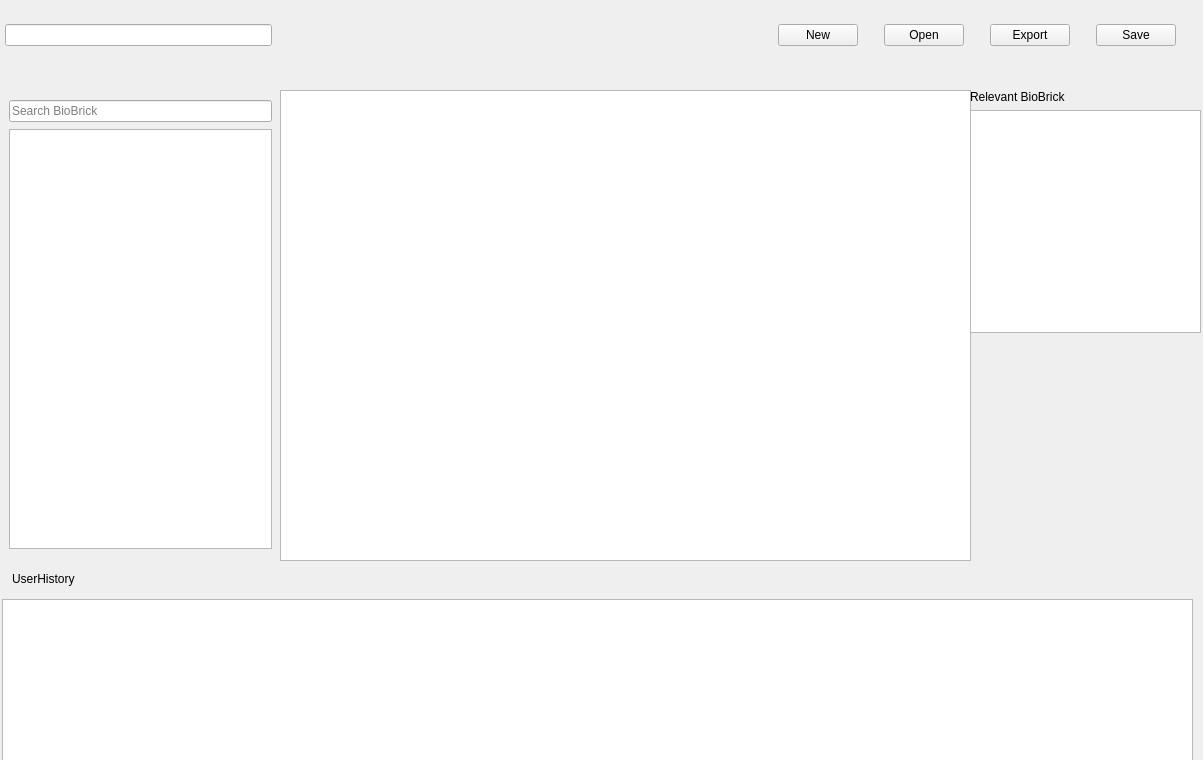
<?xml version="1.0" encoding="UTF-8"?>
<ui version="4.0">
 <class>Form</class>
 <widget class="QWidget" name="Form">
  <property name="geometry">
   <rect>
    <x>0</x>
    <y>0</y>
    <width>1203</width>
    <height>760</height>
   </rect>
  </property>
  <property name="sizePolicy">
   <sizepolicy hsizetype="Preferred" vsizetype="Expanding">
    <horstretch>0</horstretch>
    <verstretch>0</verstretch>
   </sizepolicy>
  </property>
  <property name="windowTitle">
   <string>Form</string>
  </property>
  <widget class="DesignPanel" name="desginPanel">
   <property name="geometry">
    <rect>
     <x>280</x>
     <y>90</y>
     <width>691</width>
     <height>471</height>
    </rect>
   </property>
   <property name="sizePolicy">
    <sizepolicy hsizetype="Expanding" vsizetype="Expanding">
     <horstretch>50</horstretch>
     <verstretch>50</verstretch>
    </sizepolicy>
   </property>
   <property name="acceptDrops">
    <bool>true</bool>
   </property>
  </widget>
  <widget class="QFrame" name="topFrame">
   <property name="geometry">
    <rect>
     <x>-10</x>
     <y>-20</y>
     <width>1221</width>
     <height>111</height>
    </rect>
   </property>
   <property name="sizePolicy">
    <sizepolicy hsizetype="Expanding" vsizetype="Expanding">
     <horstretch>50</horstretch>
     <verstretch>50</verstretch>
    </sizepolicy>
   </property>
   <property name="minimumSize">
    <size>
     <width>0</width>
     <height>91</height>
    </size>
   </property>
   <property name="top" stdset="0">
    <bool>true</bool>
   </property>
   <layout class="QHBoxLayout" name="horizontalLayout">
    <property name="sizeConstraint">
     <enum>QLayout::SetDefaultConstraint</enum>
    </property>
    <property name="leftMargin">
     <number>5</number>
    </property>
    <property name="topMargin">
     <number>0</number>
    </property>
    <property name="rightMargin">
     <number>5</number>
    </property>
    <property name="bottomMargin">
     <number>0</number>
    </property>
    <item>
     <spacer name="horizontalSpacer_6">
      <property name="orientation">
       <enum>Qt::Horizontal</enum>
      </property>
      <property name="sizeType">
       <enum>QSizePolicy::Fixed</enum>
      </property>
      <property name="sizeHint" stdset="0">
       <size>
        <width>10</width>
        <height>20</height>
       </size>
      </property>
     </spacer>
    </item>
    <item>
     <widget class="QLineEdit" name="functionInput"/>
    </item>
    <item>
     <spacer name="horizontalSpacer">
      <property name="orientation">
       <enum>Qt::Horizontal</enum>
      </property>
      <property name="sizeType">
       <enum>QSizePolicy::MinimumExpanding</enum>
      </property>
      <property name="sizeHint" stdset="0">
       <size>
        <width>500</width>
        <height>20</height>
       </size>
      </property>
     </spacer>
    </item>
    <item>
     <widget class="QPushButton" name="newButton">
      <property name="sizePolicy">
       <sizepolicy hsizetype="Preferred" vsizetype="Fixed">
        <horstretch>0</horstretch>
        <verstretch>0</verstretch>
       </sizepolicy>
      </property>
      <property name="text">
       <string>New</string>
      </property>
      <property name="projectButton" stdset="0">
       <bool>true</bool>
      </property>
     </widget>
    </item>
    <item>
     <spacer name="horizontalSpacer_10">
      <property name="orientation">
       <enum>Qt::Horizontal</enum>
      </property>
      <property name="sizeType">
       <enum>QSizePolicy::Fixed</enum>
      </property>
      <property name="sizeHint" stdset="0">
       <size>
        <width>20</width>
        <height>20</height>
       </size>
      </property>
     </spacer>
    </item>
    <item>
     <widget class="QPushButton" name="openButton">
      <property name="sizePolicy">
       <sizepolicy hsizetype="Preferred" vsizetype="Fixed">
        <horstretch>0</horstretch>
        <verstretch>0</verstretch>
       </sizepolicy>
      </property>
      <property name="text">
       <string>Open</string>
      </property>
      <property name="projectButton" stdset="0">
       <bool>true</bool>
      </property>
     </widget>
    </item>
    <item>
     <spacer name="horizontalSpacer_4">
      <property name="orientation">
       <enum>Qt::Horizontal</enum>
      </property>
      <property name="sizeType">
       <enum>QSizePolicy::Fixed</enum>
      </property>
      <property name="sizeHint" stdset="0">
       <size>
        <width>20</width>
        <height>20</height>
       </size>
      </property>
     </spacer>
    </item>
    <item>
     <widget class="QPushButton" name="exportButton">
      <property name="sizePolicy">
       <sizepolicy hsizetype="Preferred" vsizetype="Fixed">
        <horstretch>0</horstretch>
        <verstretch>0</verstretch>
       </sizepolicy>
      </property>
      <property name="text">
       <string>Export</string>
      </property>
      <property name="exportButton" stdset="0">
       <bool>true</bool>
      </property>
     </widget>
    </item>
    <item>
     <spacer name="horizontalSpacer_5">
      <property name="orientation">
       <enum>Qt::Horizontal</enum>
      </property>
      <property name="sizeType">
       <enum>QSizePolicy::Fixed</enum>
      </property>
      <property name="sizeHint" stdset="0">
       <size>
        <width>20</width>
        <height>20</height>
       </size>
      </property>
     </spacer>
    </item>
    <item>
     <widget class="QPushButton" name="saveButton">
      <property name="sizePolicy">
       <sizepolicy hsizetype="Preferred" vsizetype="Fixed">
        <horstretch>0</horstretch>
        <verstretch>0</verstretch>
       </sizepolicy>
      </property>
      <property name="text">
       <string>Save</string>
      </property>
      <property name="saveButton" stdset="0">
       <bool>true</bool>
      </property>
     </widget>
    </item>
    <item>
     <spacer name="horizontalSpacer_8">
      <property name="orientation">
       <enum>Qt::Horizontal</enum>
      </property>
      <property name="sizeType">
       <enum>QSizePolicy::Fixed</enum>
      </property>
      <property name="sizeHint" stdset="0">
       <size>
        <width>20</width>
        <height>20</height>
       </size>
      </property>
     </spacer>
    </item>
    <item>
     <spacer name="horizontalSpacer_7">
      <property name="orientation">
       <enum>Qt::Horizontal</enum>
      </property>
      <property name="sizeType">
       <enum>QSizePolicy::Fixed</enum>
      </property>
      <property name="sizeHint" stdset="0">
       <size>
        <width>10</width>
        <height>20</height>
       </size>
      </property>
     </spacer>
    </item>
   </layout>
  </widget>
  <widget class="QFrame" name="midLeftFrame">
   <property name="geometry">
    <rect>
     <x>0</x>
     <y>90</y>
     <width>281</width>
     <height>471</height>
    </rect>
   </property>
   <property name="midleft" stdset="0">
    <bool>true</bool>
   </property>
   <layout class="QGridLayout" name="gridLayout">
    <item row="0" column="0">
     <layout class="QHBoxLayout" name="horizontalLayout_2">
      <item>
       <widget class="QLineEdit" name="brickInput">
        <property name="sizePolicy">
         <sizepolicy hsizetype="Expanding" vsizetype="Fixed">
          <horstretch>0</horstretch>
          <verstretch>20</verstretch>
         </sizepolicy>
        </property>
        <property name="baseSize">
         <size>
          <width>229</width>
          <height>30</height>
         </size>
        </property>
        <property name="inputMethodHints">
         <set>Qt::ImhNone</set>
        </property>
        <property name="text">
         <string extracomment="Search BioBrick"/>
        </property>
        <property name="placeholderText">
         <string extracomment="Search BioBrick">Search BioBrick</string>
        </property>
       </widget>
      </item>
     </layout>
    </item>
    <item row="1" column="0">
     <widget class="BioBrickListView" name="brickList">
      <property name="enabled">
       <bool>true</bool>
      </property>
      <property name="sizePolicy">
       <sizepolicy hsizetype="Fixed" vsizetype="Preferred">
        <horstretch>0</horstretch>
        <verstretch>0</verstretch>
       </sizepolicy>
      </property>
      <property name="maximumSize">
       <size>
        <width>504</width>
        <height>420</height>
       </size>
      </property>
     </widget>
    </item>
   </layout>
  </widget>
  <widget class="QFrame" name="midrighrFrame">
   <property name="geometry">
    <rect>
     <x>970</x>
     <y>90</y>
     <width>231</width>
     <height>471</height>
    </rect>
   </property>
   <property name="midright" stdset="0">
    <bool>true</bool>
   </property>
   <layout class="QVBoxLayout" name="verticalLayout">
    <property name="leftMargin">
     <number>0</number>
    </property>
    <property name="topMargin">
     <number>0</number>
    </property>
    <property name="rightMargin">
     <number>0</number>
    </property>
    <property name="bottomMargin">
     <number>0</number>
    </property>
    <item>
     <widget class="QLabel" name="label">
      <property name="text">
       <string>Relevant BioBrick</string>
      </property>
      <property name="titleLabel" stdset="0">
       <bool>true</bool>
      </property>
     </widget>
    </item>
    <item>
     <widget class="BioBrickListView" name="relevantList">
      <property name="sizePolicy">
       <sizepolicy hsizetype="Expanding" vsizetype="Expanding">
        <horstretch>20</horstretch>
        <verstretch>0</verstretch>
       </sizepolicy>
      </property>
     </widget>
    </item>
    <item>
     <widget class="QLabel" name="biobrickInfo">
      <property name="sizePolicy">
       <sizepolicy hsizetype="Preferred" vsizetype="Expanding">
        <horstretch>0</horstretch>
        <verstretch>0</verstretch>
       </sizepolicy>
      </property>
      <property name="text">
       <string/>
      </property>
      <property name="textFormat">
       <enum>Qt::RichText</enum>
      </property>
      <property name="scaledContents">
       <bool>false</bool>
      </property>
      <property name="alignment">
       <set>Qt::AlignLeading|Qt::AlignLeft|Qt::AlignTop</set>
      </property>
      <property name="wordWrap">
       <bool>true</bool>
      </property>
      <property name="margin">
       <number>5</number>
      </property>
      <property name="openExternalLinks">
       <bool>true</bool>
      </property>
      <property name="textInteractionFlags">
       <set>Qt::LinksAccessibleByKeyboard|Qt::LinksAccessibleByMouse</set>
      </property>
      <property name="partinfo" stdset="0">
       <bool>true</bool>
      </property>
     </widget>
    </item>
   </layout>
  </widget>
  <widget class="QFrame" name="bottomFrame">
   <property name="geometry">
    <rect>
     <x>0</x>
     <y>561</y>
     <width>1201</width>
     <height>251</height>
    </rect>
   </property>
   <property name="bottomFrame" stdset="0">
    <bool>true</bool>
   </property>
   <widget class="QLabel" name="titleLabel">
    <property name="geometry">
     <rect>
      <x>12</x>
      <y>7</y>
      <width>271</width>
      <height>21</height>
     </rect>
    </property>
    <property name="sizePolicy">
     <sizepolicy hsizetype="Expanding" vsizetype="Preferred">
      <horstretch>0</horstretch>
      <verstretch>0</verstretch>
     </sizepolicy>
    </property>
    <property name="text">
     <string>UserHistory</string>
    </property>
    <property name="titleLabel" stdset="0">
     <bool>true</bool>
    </property>
   </widget>
   <widget class="QListWidget" name="recomendBrick">
    <property name="geometry">
     <rect>
      <x>2</x>
      <y>38</y>
      <width>1191</width>
      <height>192</height>
     </rect>
    </property>
    <property name="bottom" stdset="0">
     <bool>true</bool>
    </property>
   </widget>
  </widget>
 </widget>
 <customwidgets>
  <customwidget>
   <class>BioBrickListView</class>
   <extends>QListWidget</extends>
   <header>biobricklistview.h</header>
  </customwidget>
  <customwidget>
   <class>DesignPanel</class>
   <extends>QListWidget</extends>
   <header>designpanel.h</header>
  </customwidget>
 </customwidgets>
 <tabstops>
  <tabstop>functionInput</tabstop>
  <tabstop>brickInput</tabstop>
  <tabstop>brickList</tabstop>
  <tabstop>desginPanel</tabstop>
  <tabstop>newButton</tabstop>
  <tabstop>openButton</tabstop>
  <tabstop>exportButton</tabstop>
  <tabstop>saveButton</tabstop>
  <tabstop>relevantList</tabstop>
  <tabstop>recomendBrick</tabstop>
 </tabstops>
 <resources/>
 <connections/>
</ui>
